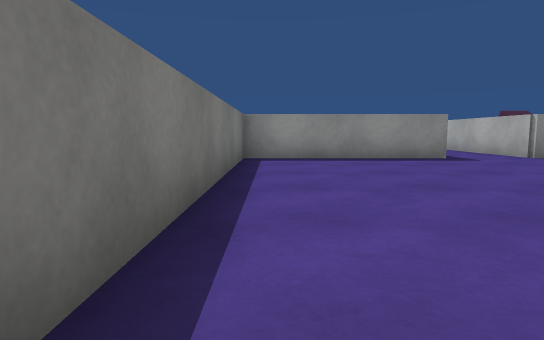
[1] (above)

15 first-person views from a walk through a scene from a Unity 3-D project. The camera is 0.56 m above the floor, tilts 6° down and sees 75° across. Doors are open. The floor is counted in squares, 1 m on a side. Each view is taken from the middle of a square. On the plan, view 1 faces up. The plan holds only what a view shows up to about 10 squares ahead; the rest is blank. The place goes on beyond the plan. The player is left out. Surface patterns are stand-ins for the level's own textures.

[2]
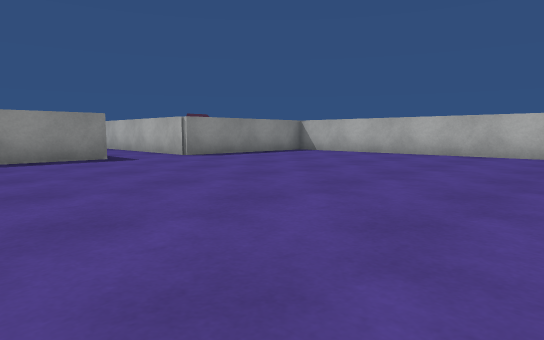

[3]
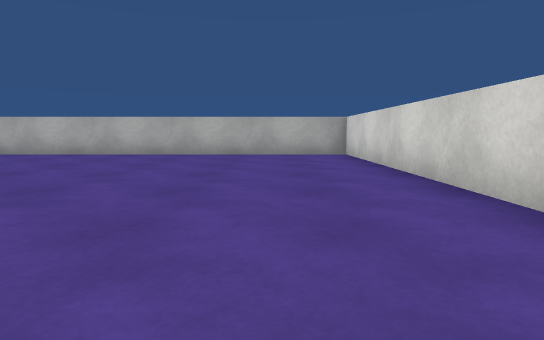

[4]
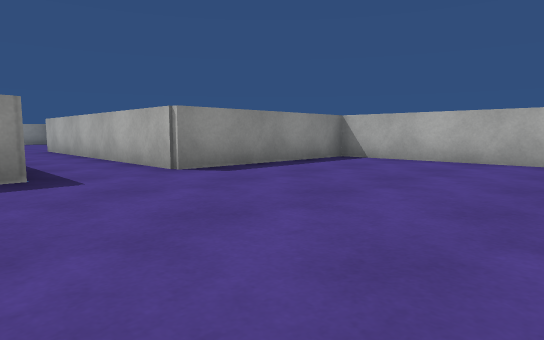

[5]
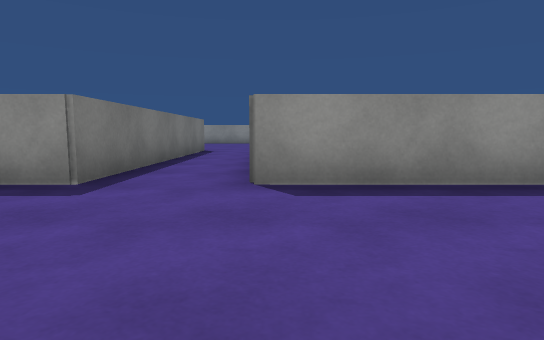

[6]
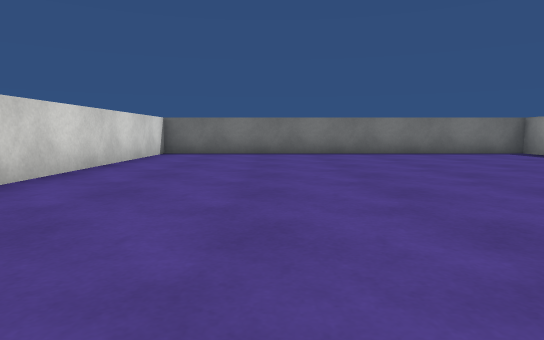

[7]
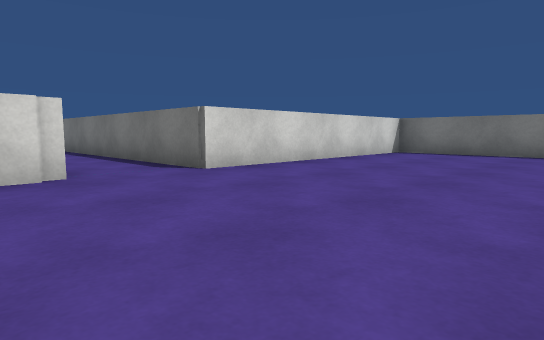

[8]
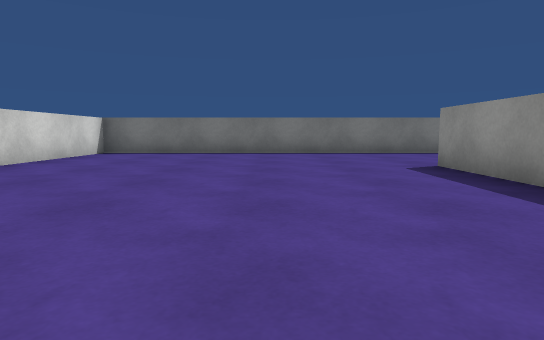

[9]
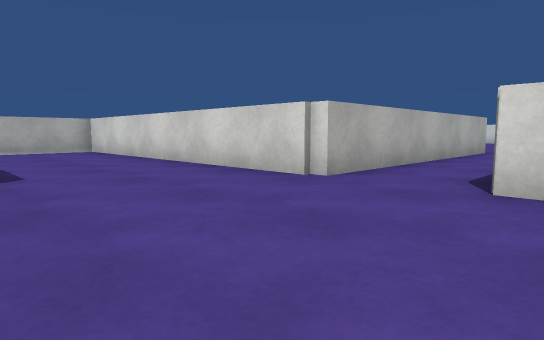

[10]
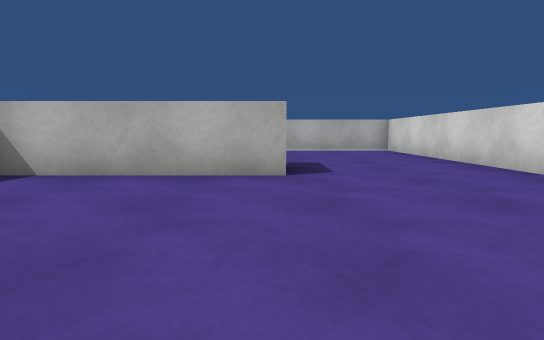

[11]
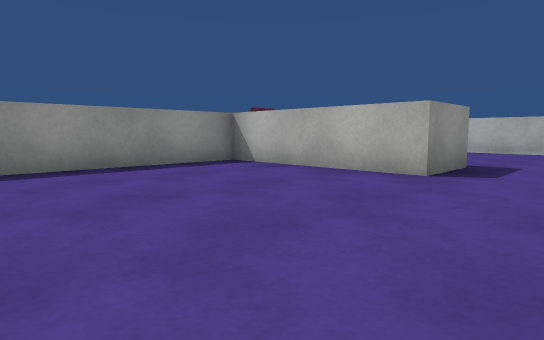

[12]
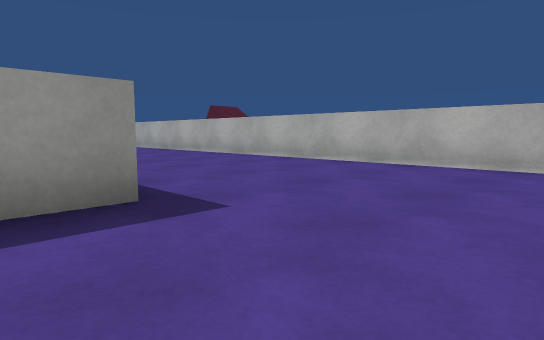

[13]
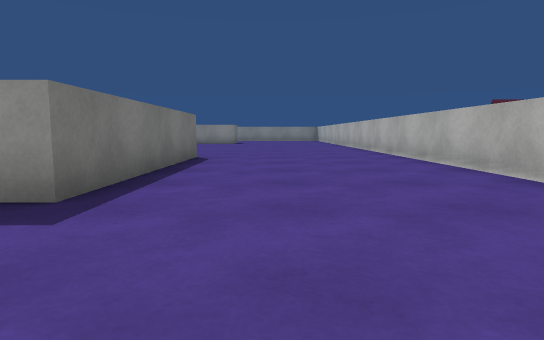

[14]
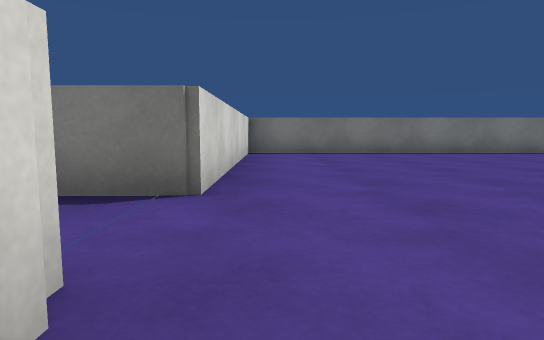

[15]
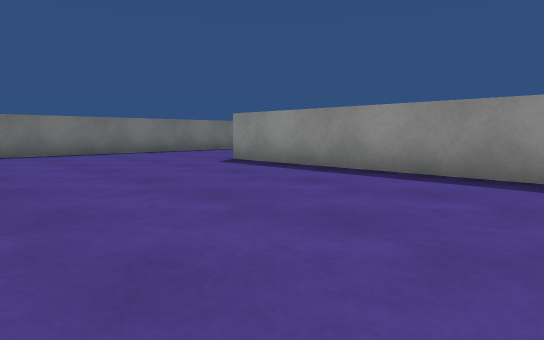

### Floor plan
Points are (right, up) in squares from view 1. A wall is a line through its corners. A room is listed if a view was taken in it or the views show most of it. See-through windows are left out.
Room 1 (views 1, 2, 3, 4, 5, 6)
walls: (3.9, 13.9) (3.9, 7.8) (-0.6, 7.8) (-0.6, -1.9) (10.2, -1.9) (10.2, 7.8) (5.8, 7.8) (5.8, 13.9)
ways out: open door at (5, 14) to room 2
Room 2 (views 7, 8, 9, 10, 11, 12, 13, 14, 15)
walls: (5.8, 13.9) (5.8, 15.4) (13.6, 15.4); (9.3, 23.5) (9.3, 18.8) (7.7, 18.8) (7.7, 22.8) (1, 22.8); (-2.8, 23.5) (-2.8, 15.4) (3.9, 15.4) (3.9, 13.9); (14.2, 15.9) (14.2, 23.5)
ways out: open door at (5, 14) to room 1

Positions as (right, up) in squares from view 1, and headings:
1: (0, 0), facing up
2: (1, 0), facing up-right
3: (1, 0), facing right
4: (3, 3), facing up-right
5: (6, 4), facing up
6: (9, 1), facing left
7: (7, 20), facing down-left
8: (7, 20), facing left
9: (3, 19), facing down-right
10: (3, 19), facing right
11: (3, 17), facing up-right
12: (8, 16), facing up-right
13: (11, 16), facing up
14: (7, 16), facing left
15: (7, 18), facing up-left
